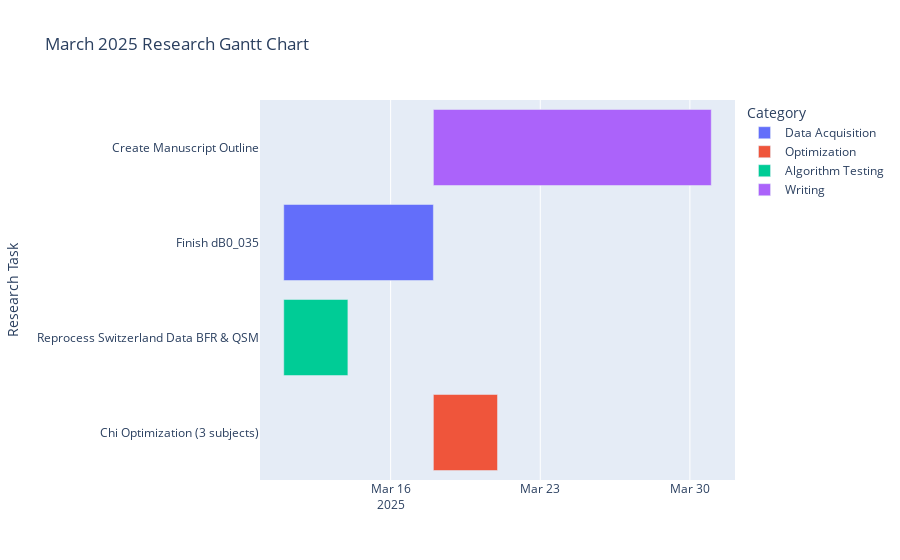

Notebook cell for this chart:
### Markdown cell above
# <span style="color:#FFA726"> March </span>

### Code cell
# Define tasks and timelines
tasks = [
    {"Task": "Finish dB0_035", "Start": "2025-03-11", "End": "2025-03-18", "Category": "Data Acquisition"},
    {"Task": "Chi Optimization (3 subjects)", "Start": "2025-03-18", "End": "2025-03-21", "Category": "Optimization"},
    {"Task": "Reprocess Switzerland Data BFR & QSM", "Start": "2025-03-11", "End": "2025-03-14", "Category": "Algorithm Testing"},
    {"Task": "Create Manuscript Outline", "Start": "2025-03-18", "End": "2025-03-31", "Category": "Writing"}
]

# Convert to DataFrame
df = pd.DataFrame(tasks)

# Create Gantt Chart
fig = px.timeline(df, x_start="Start", x_end="End", y="Task", color="Category",
                  title="March 2025 Research Gantt Chart",
                  labels={"Task": "Research Task", "Start": "Start Date", "End": "End Date"})
fig.update_yaxes(categoryorder="total ascending")
fig.show()

### Figure 1 — Plotly figure (JSON) as saved in the notebook; plotly's stock layout.template omitted (floating-point values rounded to 4 significant figures)
{"data": [{"alignmentgroup": "True", "base": ["2025-03-11"], "hovertemplate": "Category=Data Acquisition<br>Start Date=%{base}<br>End Date=%{x}<br>Research Task=%{y}<extra></extra>", "legendgroup": "Data Acquisition", "marker": {"color": "#636efa", "pattern": {"shape": ""}}, "name": "Data Acquisition", "offsetgroup": "Data Acquisition", "orientation": "h", "showlegend": true, "textposition": "auto", "type": "bar", "x": [604800000], "xaxis": "x", "y": ["Finish dB0_035"], "yaxis": "y"}, {"alignmentgroup": "True", "base": ["2025-03-18"], "hovertemplate": "Category=Optimization<br>Start Date=%{base}<br>End Date=%{x}<br>Research Task=%{y}<extra></extra>", "legendgroup": "Optimization", "marker": {"color": "#EF553B", "pattern": {"shape": ""}}, "name": "Optimization", "offsetgroup": "Optimization", "orientation": "h", "showlegend": true, "textposition": "auto", "type": "bar", "x": [259200000], "xaxis": "x", "y": ["Chi Optimization (3 subjects)"], "yaxis": "y"}, {"alignmentgroup": "True", "base": ["2025-03-11"], "hovertemplate": "Category=Algorithm Testing<br>Start Date=%{base}<br>End Date=%{x}<br>Research Task=%{y}<extra></extra>", "legendgroup": "Algorithm Testing", "marker": {"color": "#00cc96", "pattern": {"shape": ""}}, "name": "Algorithm Testing", "offsetgroup": "Algorithm Testing", "orientation": "h", "showlegend": true, "textposition": "auto", "type": "bar", "x": [259200000], "xaxis": "x", "y": ["Reprocess Switzerland Data BFR & QSM"], "yaxis": "y"}, {"alignmentgroup": "True", "base": ["2025-03-18"], "hovertemplate": "Category=Writing<br>Start Date=%{base}<br>End Date=%{x}<br>Research Task=%{y}<extra></extra>", "legendgroup": "Writing", "marker": {"color": "#ab63fa", "pattern": {"shape": ""}}, "name": "Writing", "offsetgroup": "Writing", "orientation": "h", "showlegend": true, "textposition": "auto", "type": "bar", "x": [1123200000], "xaxis": "x", "y": ["Create Manuscript Outline"], "yaxis": "y"}], "layout": {"barmode": "overlay", "legend": {"title": {"text": "Category"}, "tracegroupgap": 0}, "title": {"text": "March 2025 Research Gantt Chart"}, "xaxis": {"anchor": "y", "domain": [0, 1], "type": "date"}, "yaxis": {"anchor": "x", "categoryorder": "total ascending", "domain": [0, 1], "title": {"text": "Research Task"}}}}
